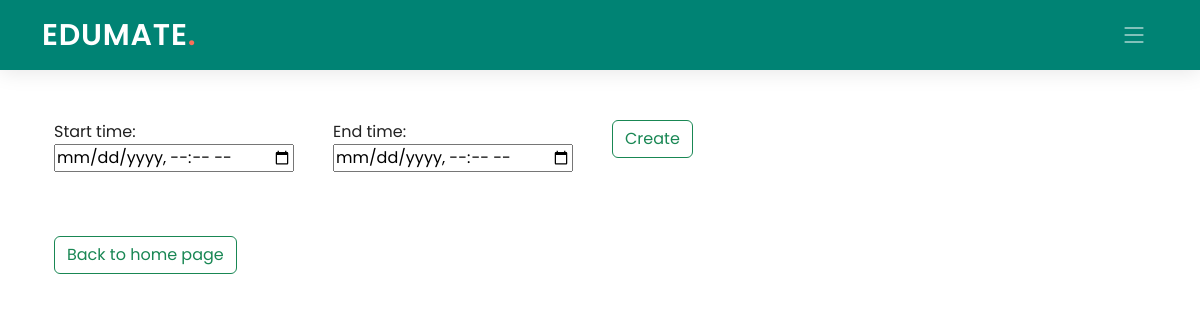
The page /teacher/1/classroom/DBVI84/attendance on the database as committed earlier.
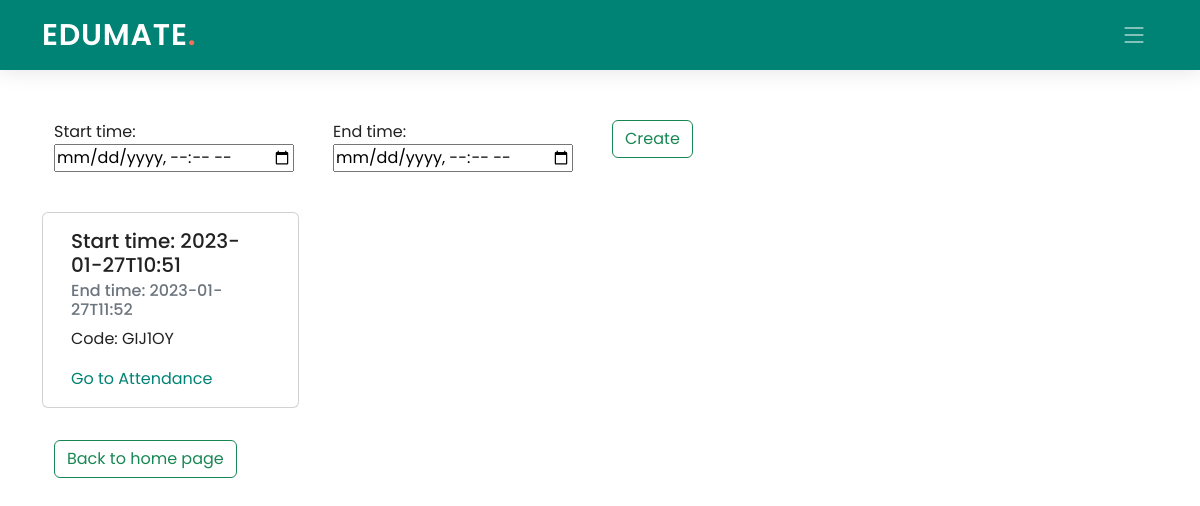
The same page on the database as committed later.
### Teacher/models.py (models this page shows)
class Attendance(models.Model):
    teacher_id = models.IntegerField(default=None)
    class_id = models.CharField(max_length=10, default=None)
    att_id = models.AutoField(primary_key=True)
    start_time = models.CharField(max_length=100)
    end_time = models.CharField(max_length=100)
    code = models.CharField(max_length=10)
    class Meta:
        db_table = "Attendance"

### Teacher/views.py (the view, shortened to what this page needs)
# urls.py: path('classroom/<pk2>/attendance', views.attendance, name="attendance"),
def attendance(request, pk, pk2):
    all_att = Attendance.objects.filter(teacher_id=pk, class_id=pk2)
    return render(request, 'Teacher/attendance.html', {'pk': pk, 'pk2': pk2, 'all_att': all_att})

### Teacher/templates/Teacher/attendance.html (shortened to what this page needs)
{% extends './base_teacher.html' %}
{% load static %}
{% block content %}
<br><br>
<div class="container ">
  <div class="container" >
      <form method="post"class="form-group row">
        <div class="col-3">
            Start time: <input type="datetime-local" id="atttimes" name="atttimes">
        </div>
        <div class="col-3">
            End time: <input type="datetime-local" id="atttimee" name="atttimee">
        </div>
        <div class="col-3">
            <button class="btn btn-outline-success" type="submit">Create</button>
        </div>
      </form>
      <br>
      <div class="row">
        {% for i in all_att %}
          <div class="card mr-2 mb-2" style="width: 23%;">
            <div class="card-body">
              <h5 class="card-title">Start time:  {{ i.start_time }}</h5>
              <h6 class="card-subtitle mb-2 text-muted">End time: {{ i.end_time }} </h6>
              <p class="card-text">Code: {{ i.code }}</p>
              <a href="{% url 'viewatt' pk=pk pk2=pk2 pk3=i.att_id %}" class="card-link">Go to Attendance</a>
            </div>
          </div>
        {% endfor %}
      </div>
    <br>
      <a class="btn btn-outline-success" href="{% url 'teacher_home' pk=pk %}">Back to home page</a>
    </div>
    </div>
{% endblock content %}

Rows that differ between the two databases and show on the page:
added Attendance: start_time "2023-01-27T10:51", end_time "2023-01-27T11:52", code "GIJ1OY"
